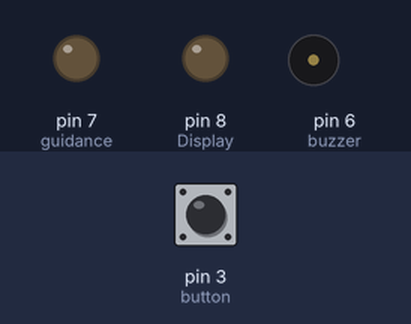
This sketch was run on a simulated Arduino Uno, built with avr-gcc and run on an emulated ATmega328P. Parts: output pins drawn as LEDs (lit = HIGH), buzzer (waves = sounding). The inputs (shaded band) are chosen by the test bench; at power-on: pin 3 (button) LOW.

Above: at 1.2 s.
1.3 s: pin 3 (button) pulled HIGH for 0.15 s
At 2.7 s:
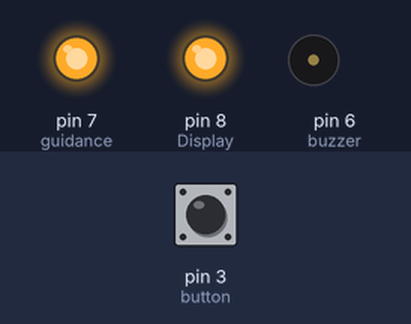
3.0 s: pin 3 (button) pulled HIGH for 1 s
At 3.8 s:
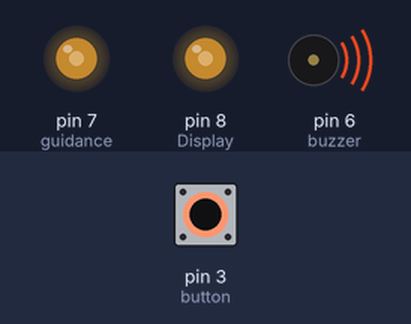
5.5 s: pin 3 (button) pulled HIGH for 3.2 s
At 9.9 s:
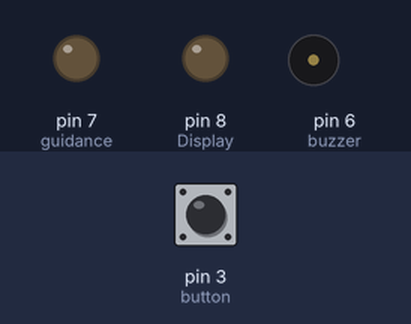
Timing chart, 0 to 11.4 s (numbered marks = the images above; inputs shaded):
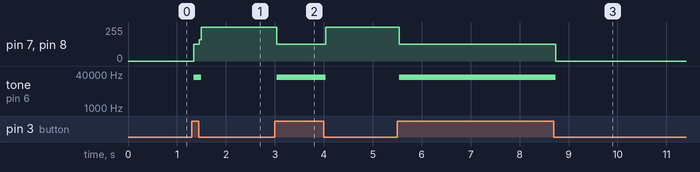

The sketch:

Arduino_simluation.ino
```cpp
const int button = 3;       // button to simulate a fire alarm
const int buzzer = 6;       // buzzer to simulate a fire alarm ringing
const int Display = 8;      // Led to simulate dsplays on evavator
const int guidance = 7;      // Led to simulate guidance system
boolean state = false;
int val = 0;

void setup()
{
    pinMode(button, INPUT);     //set button as an INPUT device
    pinMode(Display, OUTPUT);   //set LED as an OUTPUT device
    pinMode(guidance, OUTPUT);   //set LED as an OUTPUT device
    pinMode(buzzer, OUTPUT);    //set buzzer as an OUTPUT device
}

void loop()
{
val = digitalRead(button);

if (val == HIGH)
   state = ! state;    //toggles the state turn LED on or off depending on the state
   if (state)
       {digitalWrite (Display, HIGH);
       digitalWrite (guidance, HIGH);
       digitalWrite (buzzer, HIGH);}
   else
       {digitalWrite (Display, LOW);
       digitalWrite (guidance, LOW);
       digitalWrite (buzzer, LOW);}
}
```

Measured:
- after the input at 1.3 s, pin 7 (guidance), pin 8 (Display): 0/255 → 127/255 at once, → 255/255 0.12 s later; tone on pin 6 (buzzer): silent → 27634 Hz at once, → silent 0.16 s later
- after the input at 3.0 s, pin 7 (guidance), pin 8 (Display): 255/255 → 127/255 at once, → 255/255 1.0 s later; tone on pin 6 (buzzer): silent → 27633 Hz at once, → silent 1.0 s later
- after the input at 5.5 s, pin 7 (guidance), pin 8 (Display): 255/255 → 127/255 at once, → 0/255 3.2 s later; tone on pin 6 (buzzer): silent → 27634 Hz at once, → silent 3.2 s later
